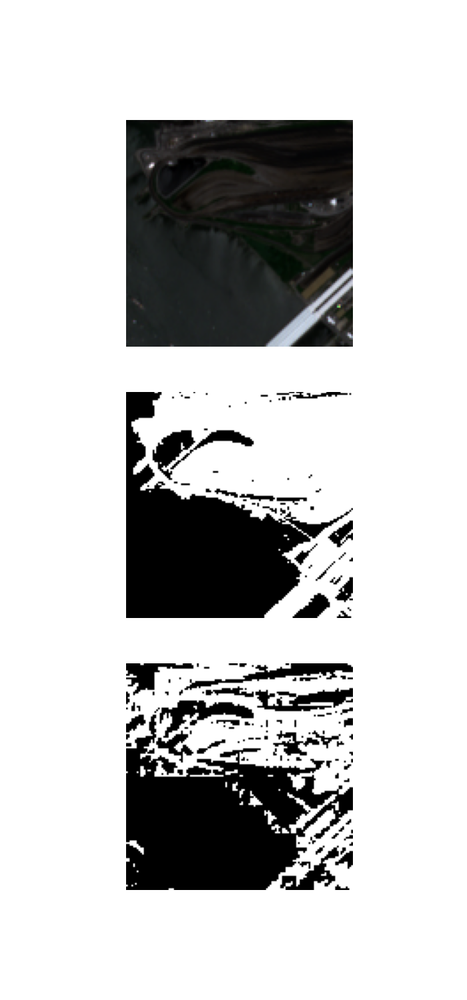
#> input picture images/0.png, 467 x 1000 px, shrunk from 700 x 1500 before the run, found by its file name
$ python plot_results.py
#> lines starting #> are read from the running program, lines starting #| are printed output that depends on the picture
import matplotlib.pyplot as plt
import numpy as np
from PIL import Image

def plot_tall_images(image_paths, save_path="segmentation_results.png", ):
    """
    Loads and plots 5 tall images side by side and saves the figure.

    Parameters:
    - image_paths: List of file paths to 5 images
    - save_path: Path to save the output image
    """
#> called with save_path = 'segmentation_results.png'
    assert len(image_paths) == 5, "You must provide exactly 5 image file paths."

    fig, axes = plt.subplots(1, 5, figsize=(10, 20))  # Wide figure for tall images

    for i, img_path in enumerate(image_paths):
        img = Image.open(img_path)  # Load image
#> img is the input picture: PIL image 467x1000 RGBA; mean R, G, B, A 199.9, 200.1, 199.9, 255
        img = np.array(img)  # Convert to NumPy array

        cmap = "gray" if len(img.shape) == 2 else None  # Use grayscale colormap if needed
        axes[i].imshow(img, cmap=cmap)
        axes[i].set_title(f"Image {i+1}", fontsize=12)
        axes[i].axis("off")

    plt.tight_layout()
    plt.savefig(save_path, bbox_inches="tight")  # Save figure
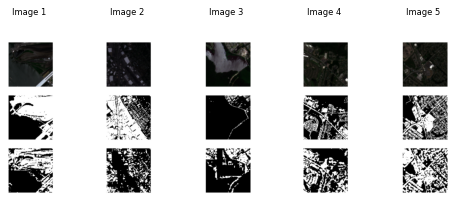
#> figure drawn by matplotlib, 5 panels
    plt.show()

# Example usage with actual PNG image file paths
image_paths = ["0.png", "10.png", "20.png", "30.png", "40.png"]
plot_tall_images(image_paths)
